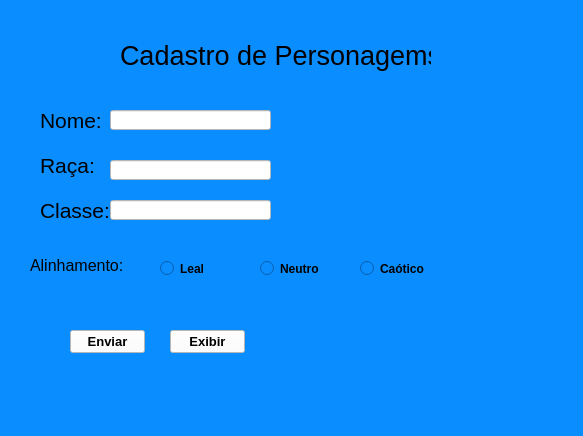
<?xml version="1.0" encoding="UTF-8"?>
<ui version="4.0">
 <class>MainWindow</class>
 <widget class="QMainWindow" name="MainWindow">
  <property name="geometry">
   <rect>
    <x>0</x>
    <y>0</y>
    <width>583</width>
    <height>436</height>
   </rect>
  </property>
  <property name="windowTitle">
   <string>MainWindow</string>
  </property>
  <property name="styleSheet">
   <string notr="true">background-color: rgb(10, 141, 255);</string>
  </property>
  <widget class="QWidget" name="centralwidget">
   <widget class="QLabel" name="label">
    <property name="geometry">
     <rect>
      <x>120</x>
      <y>40</y>
      <width>311</width>
      <height>31</height>
     </rect>
    </property>
    <property name="font">
     <font>
      <pointsize>20</pointsize>
     </font>
    </property>
    <property name="text">
     <string>Cadastro de Personagems</string>
    </property>
   </widget>
   <widget class="QLabel" name="label_2">
    <property name="geometry">
     <rect>
      <x>40</x>
      <y>110</y>
      <width>71</width>
      <height>20</height>
     </rect>
    </property>
    <property name="font">
     <font>
      <pointsize>16</pointsize>
     </font>
    </property>
    <property name="text">
     <string>Nome:</string>
    </property>
   </widget>
   <widget class="QLabel" name="label_3">
    <property name="geometry">
     <rect>
      <x>40</x>
      <y>150</y>
      <width>61</width>
      <height>31</height>
     </rect>
    </property>
    <property name="font">
     <font>
      <pointsize>16</pointsize>
     </font>
    </property>
    <property name="text">
     <string>Raça:</string>
    </property>
   </widget>
   <widget class="QLabel" name="label_4">
    <property name="geometry">
     <rect>
      <x>40</x>
      <y>200</y>
      <width>71</width>
      <height>20</height>
     </rect>
    </property>
    <property name="font">
     <font>
      <pointsize>16</pointsize>
     </font>
    </property>
    <property name="text">
     <string>Classe:</string>
    </property>
   </widget>
   <widget class="QLineEdit" name="lineEdit">
    <property name="geometry">
     <rect>
      <x>110</x>
      <y>110</y>
      <width>161</width>
      <height>20</height>
     </rect>
    </property>
    <property name="styleSheet">
     <string notr="true">background-color: rgb(255, 255, 255);</string>
    </property>
   </widget>
   <widget class="QLineEdit" name="lineEdit_2">
    <property name="geometry">
     <rect>
      <x>110</x>
      <y>160</y>
      <width>161</width>
      <height>20</height>
     </rect>
    </property>
    <property name="styleSheet">
     <string notr="true">background-color: rgb(255, 255, 255);</string>
    </property>
   </widget>
   <widget class="QLineEdit" name="lineEdit_3">
    <property name="geometry">
     <rect>
      <x>110</x>
      <y>200</y>
      <width>161</width>
      <height>20</height>
     </rect>
    </property>
    <property name="styleSheet">
     <string notr="true">background-color: rgb(255, 255, 255);</string>
    </property>
   </widget>
   <widget class="QPushButton" name="pushButton">
    <property name="geometry">
     <rect>
      <x>70</x>
      <y>330</y>
      <width>75</width>
      <height>23</height>
     </rect>
    </property>
    <property name="font">
     <font>
      <pointsize>10</pointsize>
      <weight>75</weight>
      <bold>true</bold>
     </font>
    </property>
    <property name="styleSheet">
     <string notr="true">background-color: rgb(255, 255, 255);</string>
    </property>
    <property name="text">
     <string>Enviar</string>
    </property>
   </widget>
   <widget class="QLabel" name="label_5">
    <property name="geometry">
     <rect>
      <x>30</x>
      <y>250</y>
      <width>111</width>
      <height>31</height>
     </rect>
    </property>
    <property name="font">
     <font>
      <pointsize>12</pointsize>
     </font>
    </property>
    <property name="text">
     <string>Alinhamento:</string>
    </property>
   </widget>
   <widget class="QRadioButton" name="radioButton">
    <property name="geometry">
     <rect>
      <x>160</x>
      <y>260</y>
      <width>82</width>
      <height>17</height>
     </rect>
    </property>
    <property name="font">
     <font>
      <weight>75</weight>
      <bold>true</bold>
     </font>
    </property>
    <property name="text">
     <string>Leal</string>
    </property>
   </widget>
   <widget class="QRadioButton" name="radioButton_2">
    <property name="geometry">
     <rect>
      <x>260</x>
      <y>260</y>
      <width>82</width>
      <height>17</height>
     </rect>
    </property>
    <property name="font">
     <font>
      <weight>75</weight>
      <bold>true</bold>
     </font>
    </property>
    <property name="text">
     <string>Neutro</string>
    </property>
   </widget>
   <widget class="QRadioButton" name="radioButton_3">
    <property name="geometry">
     <rect>
      <x>360</x>
      <y>260</y>
      <width>82</width>
      <height>17</height>
     </rect>
    </property>
    <property name="font">
     <font>
      <weight>75</weight>
      <bold>true</bold>
     </font>
    </property>
    <property name="text">
     <string>Caótico</string>
    </property>
   </widget>
   <widget class="QPushButton" name="pushButton_2">
    <property name="geometry">
     <rect>
      <x>170</x>
      <y>330</y>
      <width>75</width>
      <height>23</height>
     </rect>
    </property>
    <property name="font">
     <font>
      <pointsize>10</pointsize>
      <weight>75</weight>
      <bold>true</bold>
     </font>
    </property>
    <property name="styleSheet">
     <string notr="true">background-color: rgb(255, 255, 255);</string>
    </property>
    <property name="text">
     <string>Exibir</string>
    </property>
   </widget>
  </widget>
  <widget class="QMenuBar" name="menubar">
   <property name="geometry">
    <rect>
     <x>0</x>
     <y>0</y>
     <width>583</width>
     <height>21</height>
    </rect>
   </property>
  </widget>
  <widget class="QStatusBar" name="statusbar"/>
 </widget>
 <resources/>
 <connections/>
</ui>
